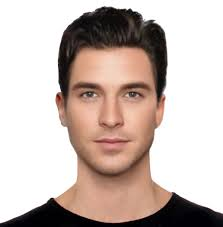
#> input picture ML/Day12/face.jpg, 223 x 227 px, found by its file name
$ python t.py
#> lines starting #> are read from the running program, lines starting #| are printed output that depends on the picture; after the words box and inside, x2 and y2 are one past the last pixel; in counts of white or black regions, pixels touching at a corner belong together
import numpy as np
import cv2 as cv
face_cascade=cv.CascadeClassifier('haarcascade_frontalface_default.xml')
eye_cascade=cv.CascadeClassifier('haarcascade_eye.xml')

img=cv.imread('face.jpg',0)
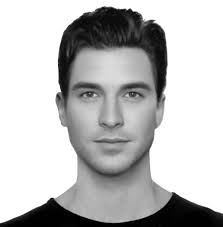
#> img: shape (227, 223); min 0, max 255, mean 189.4
#gray=cv.cvtColor(img,cv.COLOR_BGR2GRAY)
faces=face_cascade.detectMultiScale(img,1.3,5)
#> faces = [[52, 48, 119, 119]]
for (x,y,w,h) in faces:
	cv.rectangle(img,(x,y),(x+w,y+h),(255,0,0),2)
	#roi=gray[y:y+h,x:x+w]
	roi=img[y:y+h,x:x+w]
	eyes=eye_cascade.detectMultiScale(roi)
	for (ex,ey,ew,eh) in eyes:
		cv.rectangle(roi,(ex,ey),(ex+ew,ey+eh),(0,255,0),2)
#> this loop made 1 pass
#> (x, y, w, h, eyes) on pass 1: (52, 48, 119, 119, [[20, 31, 29, 29], [65, 32, 28, 28]])
#> pass 1, `roi=img[y:y+h,x:x+w]`:
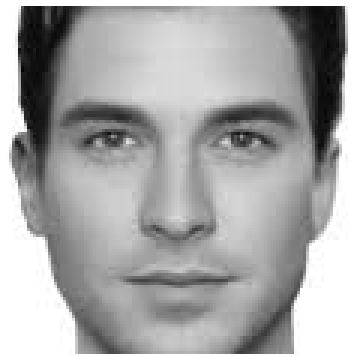
#> roi: shape (119, 119) (shown 3 times larger); min 3, max 255, mean 167.7
#> after the loop:
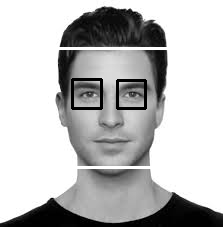
#> img: shape (227, 223); 2.48% of pixels changed, all inside (x1, y1, x2, y2) = (51, 47, 168, 169)
#> after the loop:
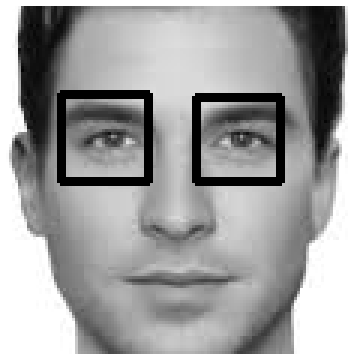
#> roi: shape (119, 119) (shown 3 times larger); 4.77% of pixels changed, all inside (x1, y1, x2, y2) = (19, 30, 95, 62)
cv.imshow('img',img)
cv.waitKey(0)
cv.destroyAllWindows()
